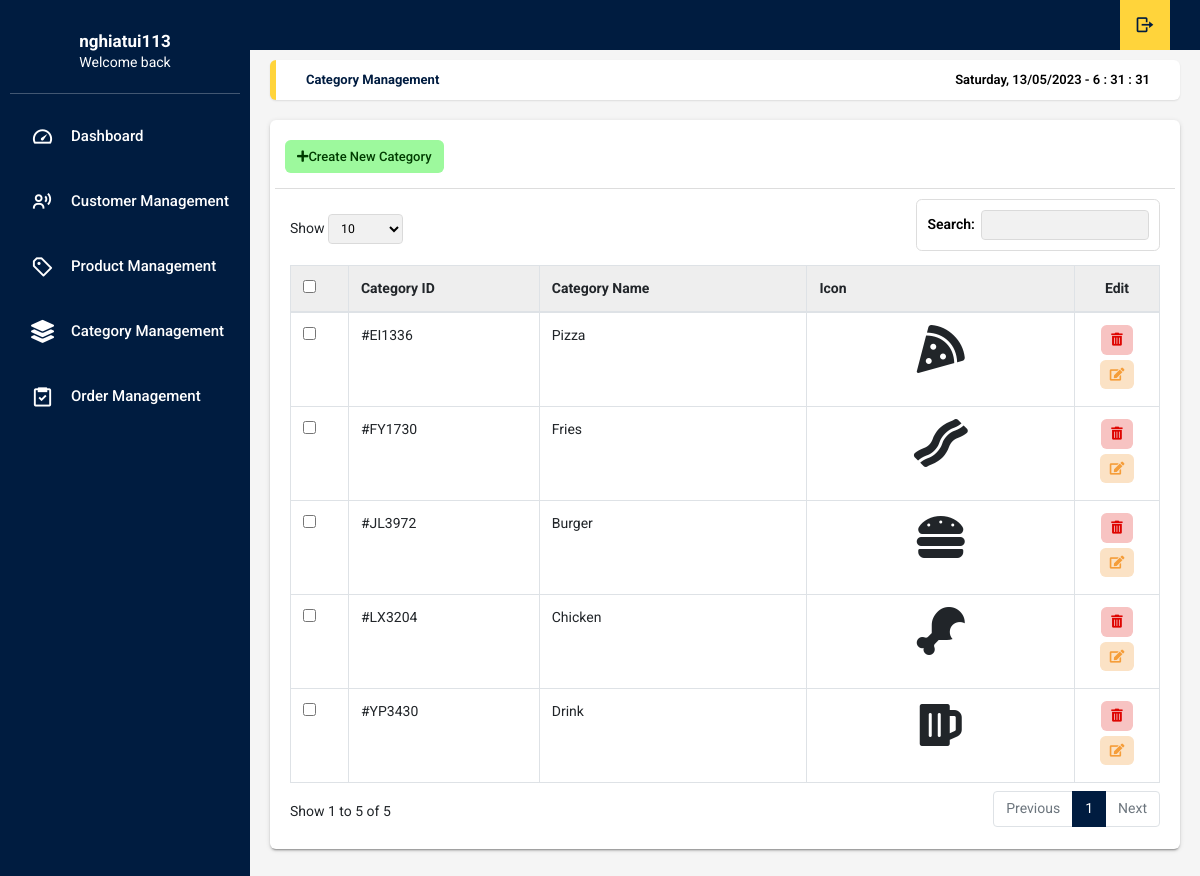
The app's page /admin/index.php?page=tdcat (signed in) with its own data.
### tables this page shows
CREATE TABLE `category` (
  `category_id` varchar(10) NOT NULL,
  `category_name` varchar(50) DEFAULT NULL,
  `icon` varchar(50) NOT NULL
);

### admin/table-data-category.php (the view, shortened to what this page needs)
<body onload="time()" class="app sidebar-mini rtl">
  <main class="app-content">
    <div class="app-title">
      <ul class="app-breadcrumb breadcrumb side">
        <li class="breadcrumb-item active"><a href="?page=tdcat"><b>Category Management</b></a></li>
      </ul>
      <div id="clock"></div>
    </div>
    <div class="row">
      <div class="col-md-12">
        <div class="tile">
          <div class="tile-body">
            <div class="row element-button">
              <div class="col-sm-2">
                <a class="btn btn-add btn-sm" href="?page=addcat" title="Add"><i class="fas fa-plus"></i>Create New Category</a>
              </div>
            </div>
            <table class="table table-hover table-bordered js-copytextarea" cellpadding="0" cellspacing="0" border="0" id="sampleTable">
              <thead>
                <tr>
                  <th width="10"><input type="checkbox" id="all"></th>
                  <th width="100">Category ID</th>
                  <th width="150">Category Name</th>
                  <th width="150">Icon</th>
                  <th width="10" class="text-center">Edit</th>
                </tr>
              </thead>
              <tbody>
                <?php
                $sql = "SELECT *FROM category";
                $result = mysqli_query($Connect, $sql);
                while ($row = mysqli_fetch_array($result)) {
                ?>
                  <tr>
                    <td width="10"><input type="checkbox" name="check1" value="1"></td>
                    <td>#<?php echo $row["category_id"] ?></td>
                    <td><?php echo $row["category_name"] ?></td>
                    <td style="text-align: center"><i class="fas <?php echo $row["icon"] ?>" style="font-size:48px;margin-bottom:6px;"></i></td>
                    <td class="text-center">
                      <button class='btn btn-primary btn-sm trash' onclick='deleteCategory( "<?php echo urlencode($row["category_id"]); ?>" )' type='button' title='Delete'><i class='fas fa-trash-alt'></i></button>
                      <button class="btn btn-primary btn-sm edit" type="button" onclick="window.location='?page=editcat&&id=<?php echo $row['category_id'] ?>'"><i class="fas fa-edit"></i>
                      </button>
                    </td>
                  </tr>
                <?php
                }
                ?>
              </tbody>
            </table>
          </div>
        </div>
      </div>
    </div>
  </main>
</body>
</html>

### records on screen
category: category_id "EI1336", category_name "Pizza"
category: category_id "FY1730", category_name "Fries"
category: category_id "JL3972", category_name "Burger"
category: category_id "LX3204", category_name "Chicken"
category: category_id "YP3430", category_name "Drink"

### other values on screen
$_SESSION['us'] "nghiatui113"
